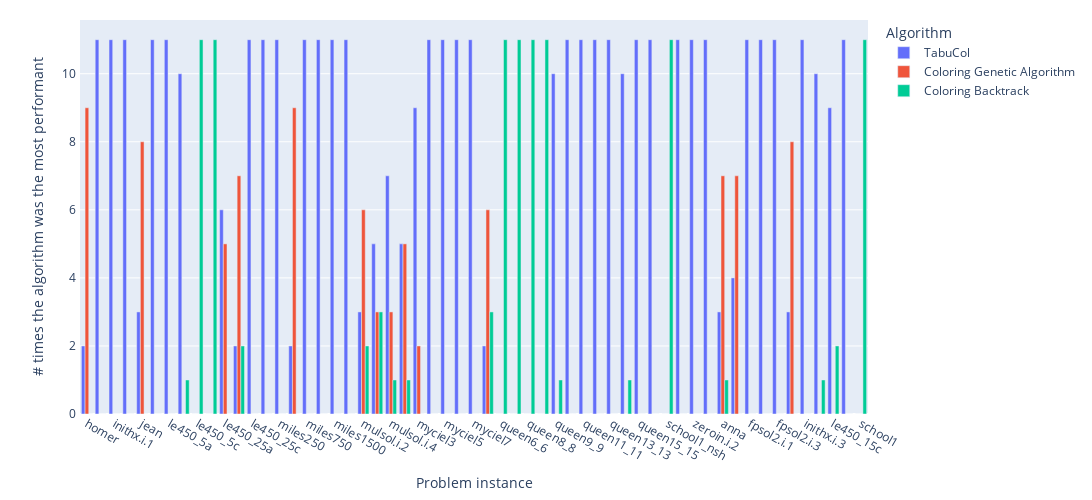

Here is the notebook cell this chart was saved with:
### Markdown cell above
#### Best algorithms stats

### Code cell
files_algorithms_stats = {}

for data in dataset_json:
    file_name = data['file_name'].split('.json')[0]

    algorithm_name = data['algorithm_name']

    if file_name not in files_algorithms_stats:
        files_algorithms_stats[file_name] = {
            "TabuCol": 0,
            "Coloring Genetic Algorithm": 0,
            "Coloring Backtrack": 0
        }

    files_algorithms_stats[file_name][algorithm_name] += 1

files_algorithms_arrays = {
    "TabuCol": [],
    "Coloring Genetic Algorithm": [],
    "Coloring Backtrack": []
}

files_algorithms_majority = {
    "TabuCol": 0,
    "Coloring Genetic Algorithm": 0,
    "Coloring Backtrack": 0
}

for file_name in files_libraries_stats:
    files_algorithms_arrays['TabuCol'].append(files_algorithms_stats[file_name]['TabuCol'])
    files_algorithms_arrays['Coloring Genetic Algorithm'].append(files_algorithms_stats[file_name]['Coloring Genetic Algorithm'])
    files_algorithms_arrays['Coloring Backtrack'].append(files_algorithms_stats[file_name]['Coloring Backtrack'])

    files_algorithms_majority[max(files_algorithms_stats[file_name], key=files_algorithms_stats[file_name].get)] += 1

y = list(files_algorithms_stats.keys())

best_algorithms_fig = go.Figure(
    data=[
        go.Bar(
            name='TabuCol',
            y=files_algorithms_arrays['TabuCol'],
            x=y,
            #orientation='h'
        ),
        go.Bar(
            name='Coloring Genetic Algorithm',
            y=files_algorithms_arrays['Coloring Genetic Algorithm'],
            x=y,
            #orientation='h'
        ),
        go.Bar(
            name='Coloring Backtrack',
            y=files_algorithms_arrays['Coloring Backtrack'],
            x=y,
            #orientation='h'
        )
    ]
)

best_algorithms_fig.update_layout(
    margin=dict(t=20, b=20),
    autosize=False,
    width=1200,
    height=500,
    yaxis_title="# times the algorithm was the most performant",
    xaxis_title="Problem instance",
    legend_title="Algorithm",
    font=dict(
        size=12,
    )
)

best_algorithms_fig.update_yaxes(ticksuffix = " ")

pio.full_figure_for_development(best_algorithms_fig, warn=False)
best_algorithms_fig.write_image("output/best_algorithms.eps")

best_algorithms_fig.show()

### Figure 1 — Plotly figure (JSON) as saved in the notebook; plotly's stock layout.template omitted (floating-point values rounded to 4 significant figures)
{"data": [{"name": "TabuCol", "type": "bar", "x": ["homer", "huck", "inithx.i.1", "inithx.i.2", "jean", "latin_square_10", "le450_5a", "le450_5b", "le450_5c", "le450_5d", "le450_25a", "le450_25b", "le450_25c", "le450_25d", "miles250", "miles500", "miles750", "miles1000", "miles1500", "mulsol.i.1", "mulsol.i.2", "mulsol.i.3", "mulsol.i.4", "mulsol.i.5", "myciel3", "myciel4", "myciel5", "myciel6", "myciel7", "queen5_5", "queen6_6", "queen7_7", "queen8_8", "queen8_12", "queen9_9", "queen10_10", "queen11_11", "queen12_12", "queen13_13", "queen14_14", "queen15_15", "queen16_16", "school1_nsh", "zeroin.i.1", "zeroin.i.2", "zeroin.i.3", "anna", "david", "fpsol2.i.1", "fpsol2.i.2", "fpsol2.i.3", "games120", "inithx.i.3", "le450_15b", "le450_15c", "le450_15d", "school1"], "y": [2, 11, 11, 11, 3, 11, 11, 10, 0, 0, 6, 2, 11, 11, 11, 2, 11, 11, 11, 11, 3, 5, 7, 5, 9, 11, 11, 11, 11, 2, 0, 0, 0, 0, 10, 11, 11, 11, 11, 10, 11, 11, 0, 11, 11, 11, 3, 4, 11, 11, 11, 3, 11, 10, 9, 11, 0]}, {"name": "Coloring Genetic Algorithm", "type": "bar", "x": ["homer", "huck", "inithx.i.1", "inithx.i.2", "jean", "latin_square_10", "le450_5a", "le450_5b", "le450_5c", "le450_5d", "le450_25a", "le450_25b", "le450_25c", "le450_25d", "miles250", "miles500", "miles750", "miles1000", "miles1500", "mulsol.i.1", "mulsol.i.2", "mulsol.i.3", "mulsol.i.4", "mulsol.i.5", "myciel3", "myciel4", "myciel5", "myciel6", "myciel7", "queen5_5", "queen6_6", "queen7_7", "queen8_8", "queen8_12", "queen9_9", "queen10_10", "queen11_11", "queen12_12", "queen13_13", "queen14_14", "queen15_15", "queen16_16", "school1_nsh", "zeroin.i.1", "zeroin.i.2", "zeroin.i.3", "anna", "david", "fpsol2.i.1", "fpsol2.i.2", "fpsol2.i.3", "games120", "inithx.i.3", "le450_15b", "le450_15c", "le450_15d", "school1"], "y": [9, 0, 0, 0, 8, 0, 0, 0, 0, 0, 5, 7, 0, 0, 0, 9, 0, 0, 0, 0, 6, 3, 3, 5, 2, 0, 0, 0, 0, 6, 0, 0, 0, 0, 0, 0, 0, 0, 0, 0, 0, 0, 0, 0, 0, 0, 7, 7, 0, 0, 0, 8, 0, 0, 0, 0, 0]}, {"name": "Coloring Backtrack", "type": "bar", "x": ["homer", "huck", "inithx.i.1", "inithx.i.2", "jean", "latin_square_10", "le450_5a", "le450_5b", "le450_5c", "le450_5d", "le450_25a", "le450_25b", "le450_25c", "le450_25d", "miles250", "miles500", "miles750", "miles1000", "miles1500", "mulsol.i.1", "mulsol.i.2", "mulsol.i.3", "mulsol.i.4", "mulsol.i.5", "myciel3", "myciel4", "myciel5", "myciel6", "myciel7", "queen5_5", "queen6_6", "queen7_7", "queen8_8", "queen8_12", "queen9_9", "queen10_10", "queen11_11", "queen12_12", "queen13_13", "queen14_14", "queen15_15", "queen16_16", "school1_nsh", "zeroin.i.1", "zeroin.i.2", "zeroin.i.3", "anna", "david", "fpsol2.i.1", "fpsol2.i.2", "fpsol2.i.3", "games120", "inithx.i.3", "le450_15b", "le450_15c", "le450_15d", "school1"], "y": [0, 0, 0, 0, 0, 0, 0, 1, 11, 11, 0, 2, 0, 0, 0, 0, 0, 0, 0, 0, 2, 3, 1, 1, 0, 0, 0, 0, 0, 3, 11, 11, 11, 11, 1, 0, 0, 0, 0, 1, 0, 0, 11, 0, 0, 0, 1, 0, 0, 0, 0, 0, 0, 1, 2, 0, 11]}], "layout": {"autosize": false, "font": {"size": 12}, "height": 500, "legend": {"title": {"text": "Algorithm"}}, "margin": {"b": 20, "t": 20}, "width": 1200, "xaxis": {"title": {"text": "Problem instance"}}, "yaxis": {"ticksuffix": " ", "title": {"text": "# times the algorithm was the most performant"}}}}
